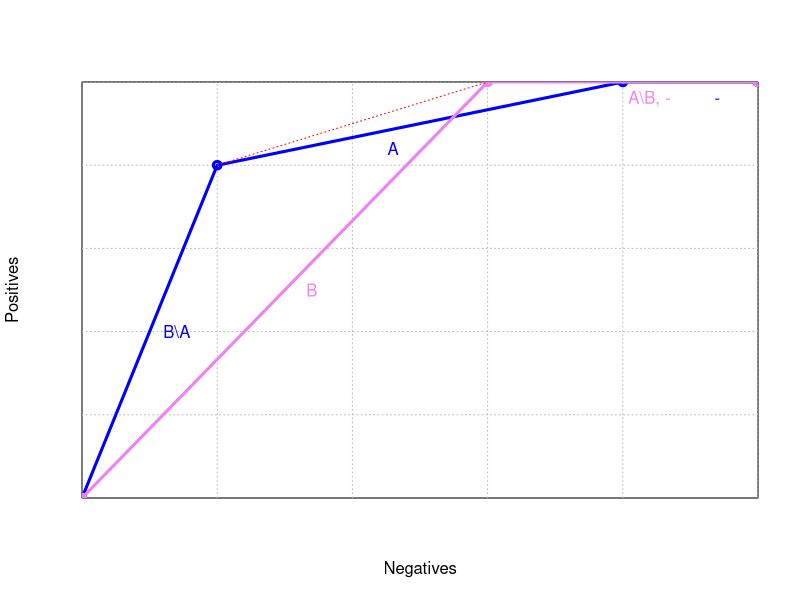

R code for this plot:
## ---- chunk 1

h <- 500 
w <- 500
grid.step <- 100

plot( c(0,w), c(0,h),  
     xaxs = "i",yaxs = "i",
     xaxt = "n", yaxt = "n",
     type = "n",
     xlab = "Negatives", ylab = "Positives")
     
gx <- grid.step
while (gx <= w) {
  abline(v = gx, col="gray", lty="dotted")
  gx <- gx + grid.step
}
gy <- grid.step
while (gy <= h) {
  abline(h = gy, col="gray", lty="dotted")
  gy <- gy + grid.step
}

a <- c(0,100,400,500)
b <- c(0,400,500,500)
col <- "blue"
lines( a, b, lwd=3, type="o",col=col)

text( (a[1]+a[2])/2+20, (b[1]+b[2])/2, "B\\A",col=col)

text( (a[2]+a[3])/2-20, (b[2]+b[3])/2-30, "A",col=col)

text( (a[3]+a[4])/2+20, (b[3]+b[4])/2-20, "-",col=col)

a <- c(0,300,500)
b <- c(0,500,500)
col <- "violet"
lines( a, b, lwd=3, type="o",col=col)

text( (a[1]+a[2])/2+20, (b[1]+b[2])/2, "B",col=col)

text( (a[2]+a[3])/2+20, (b[2]+b[3])/2-20, "A\\B, -",col=col)

x <- c(0,100,300,500)
y <- c(0,400,500,500)
col <- "red"
lines( x[2:3], y[2:3], lty="dotted",col=col)
text( (x[2]+x[3])/2-15, (y[2]+y[3])/2+15, "",col=col)

